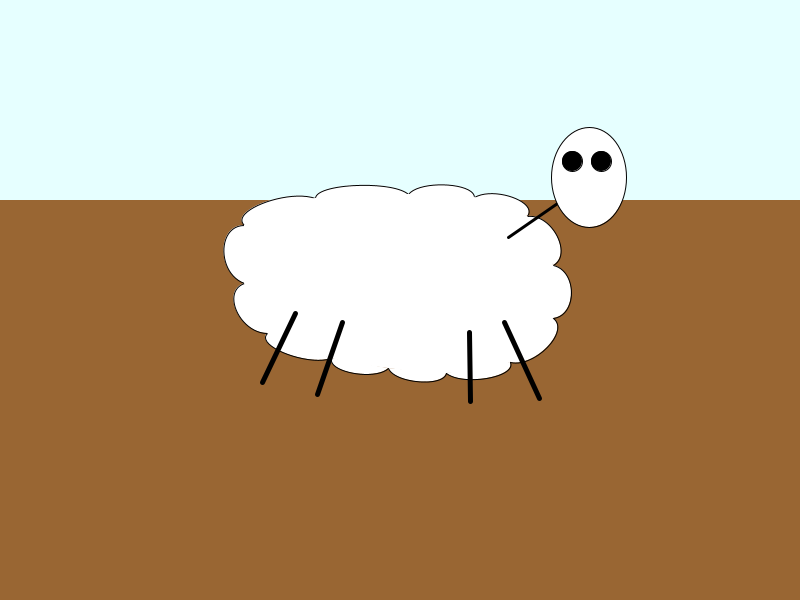
Frame 1 (no input)
Frame 60 (the mouse pressed at the canvas centre just before this capture): identical to frame 1, image omitted
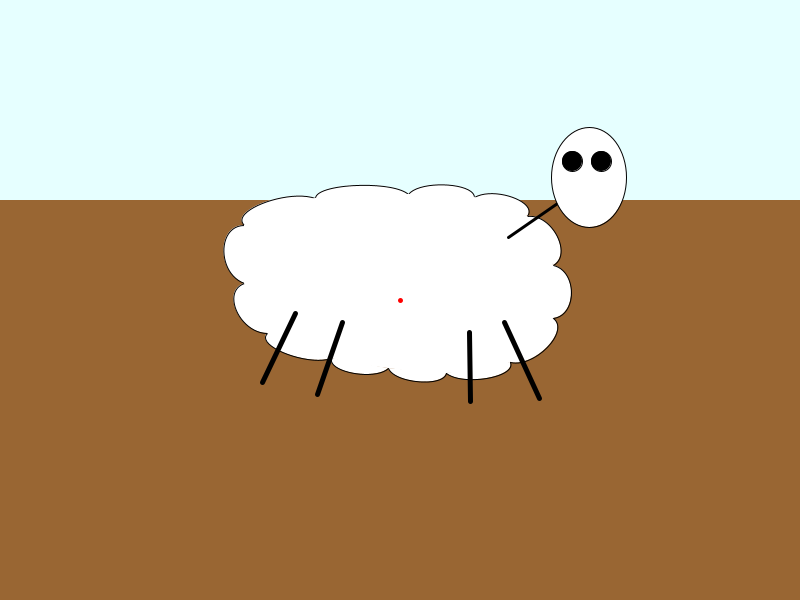
Frame 120 (the mouse held since frame 60 and released just before this capture)

The Processing sketch that drew these frames (run headless with seeded random() and noise(); from frame 60 on, the mouse is pressed at the canvas centre):

// Processing sketch: assignment_01
// ── assignment_01.pde
//////////////////////////////////////////
//    Ian Wolterstorff                  //
//    ARTG 2260, Programming Basics     //
//    wolterstorff.i@husky.neu.edu      //
//    Assignment 1                      //
//    "Dessine-moi un mouton"           //
//////////////////////////////////////////




// for graphical retrieval of point coordinates
ArrayList<PVector> loPoints;

final PVector[] sheepVertices = {
  new PVector(244, 225), 
  new PVector(315, 198), 
  new PVector(408, 194), 
  new PVector(474, 197), 
  new PVector(527, 216), 
  new PVector(553, 265), 
  new PVector(553, 318), 
  new PVector(510, 362), 
  new PVector(446, 373), 
  new PVector(388, 368), 
  new PVector(331, 358), 
  new PVector(267, 333), 
  new PVector(244, 283)
};

final PVector approxCenter = new PVector(409, 284);

void curveVertex(PVector p) {
  curveVertex(p.x, p.y);
}

void drawTuft(PVector p1, PVector p2) {
  beginShape();
  curveVertex(approxCenter);
  curveVertex(p1);
  curveVertex(p2);
  curveVertex(approxCenter);
  endShape();
}

void setup() {
  size(800, 600);

  // for graphical retrieval of point coordinates
  loPoints = new ArrayList<PVector>();
}


void draw() {
  background(153, 102, 51);

  // Create the ground and sky
  pushStyle();
  fill(230, 255, 255);
  noStroke();
  rect(0, 0, 800, 200);
  popStyle();

  // Draw the sheep's wooly coat
  // Based on function curveVertexCloud() by xperion at https://github.com/CodingTrain/CommunityClouds/blob/master/generators.js
  fill(255);
  for (int i = 0; i < sheepVertices.length-1; i++) {
    drawTuft(sheepVertices[i], sheepVertices[i+1]);
  }
  drawTuft(sheepVertices[sheepVertices.length-1], sheepVertices[0]);

  pushStyle();
  noStroke();
  beginShape();
  curveVertex(sheepVertices[sheepVertices.length-1]);
  for (PVector p : sheepVertices) {
    curveVertex(p);
  }
  curveVertex(sheepVertices[0]);
  endShape(CLOSE);
  popStyle();
  
  pushStyle();
  strokeWeight(3);
  line(508, 237, 560, 201);
  popStyle();
  
  ellipse(589, 177, 75, 100);
  pushStyle();
  fill(0);
  ellipse(572, 161, 20, 20);
  ellipse(601, 161, 20, 20);
  popStyle();
  
  pushStyle();
  strokeWeight(5);
  line(504, 322, 539, 398);
  line(469, 332, 470, 401);
  line(342, 322, 317, 394);
  line(295, 313, 262, 382);
  popStyle();
  

  // displays selected points for coordinate retrieval
  pushStyle();
  stroke(255, 0, 0);
  strokeWeight(5);
  for (PVector p : loPoints) {
    point(p.x, p.y);
  }
  popStyle();
}

// helps with graphical retrieval of point coordinates
void mousePressed() {
  println("X: " + mouseX + " Y: " + mouseY);
  loPoints.add(new PVector(mouseX, mouseY));
}
